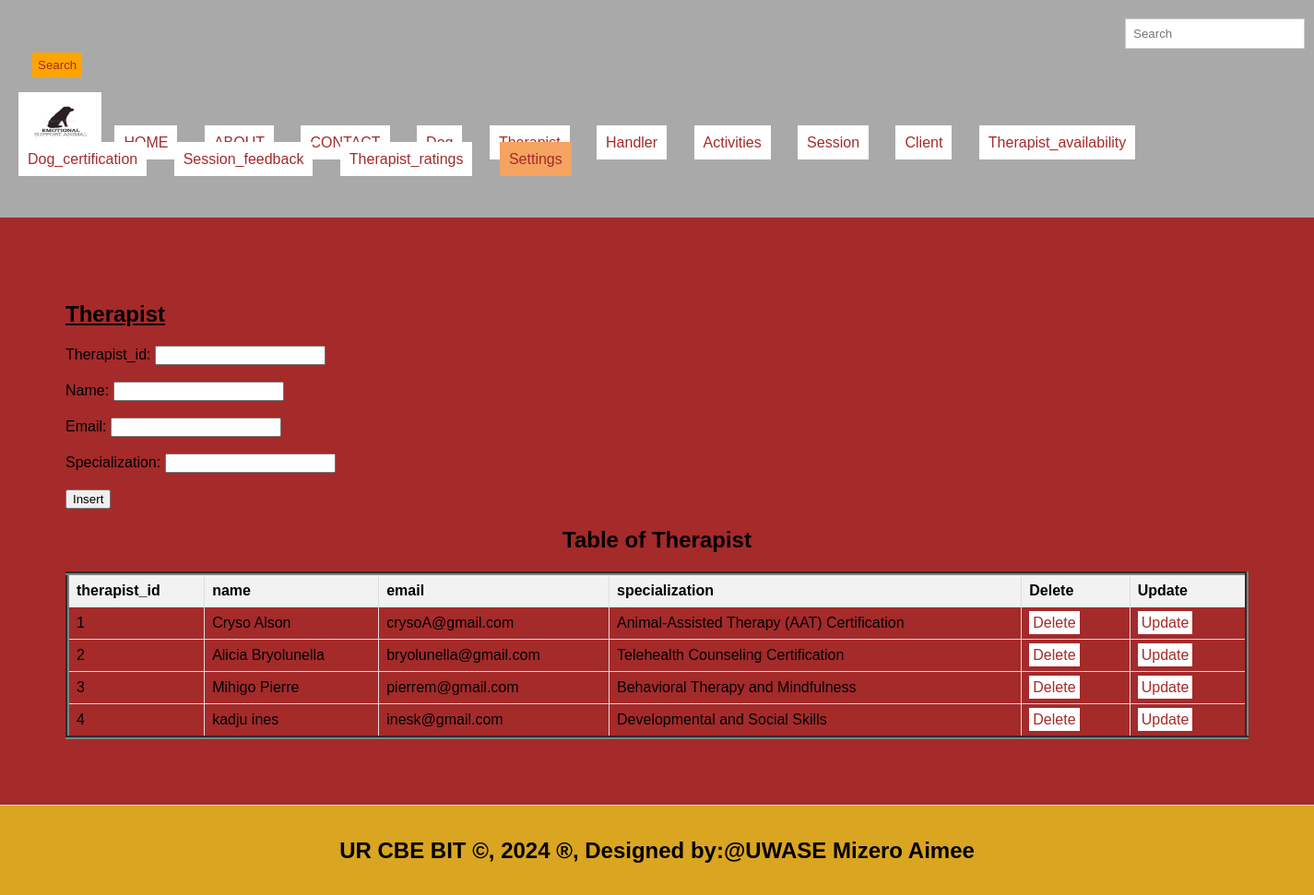
The page /Therapist.php on the database its author committed.
### tables this page shows
CREATE TABLE `therapist` (
  `therapist_id` int(11) NOT NULL,
  `name` varchar(50) DEFAULT NULL,
  `email` varchar(100) DEFAULT NULL,
  `specialization` varchar(100) DEFAULT NULL
);

### Therapist.php (the view, shortened to what this page needs)
<!DOCTYPE html>
<html lang="en">
<head>
  <link rel="stylesheet" type="text/css" href="style.css" title="style 1" media="screen, tv, projection, handheld, print"/>
  </head>
  <header>
<body bgcolor="brown">
  <form class="d-flex" role="search" action="search.php">
      <input class="form-control me-2" type="search" placeholder="Search" aria-label="Search">
      <button class="btn btn-outline-success" type="submit">Search</button>
    </form>
  <ul style="list-style-type: none; padding: 0;">
    <li style="display: inline; margin-right: 10px;">
    <img src="lo.jpg" width="90" height="60" alt="Logo">
  </li>
    <li style="display: inline; margin-right: 10px;"><a href="./home.html">HOME</a>
  </li>
    <li style="display: inline; margin-right: 10px;"><a href="./about.html">ABOUT</a>
  </li>
    <li style="display: inline; margin-right: 10px;"><a href="./contact.html">CONTACT</a>
  </li>
    <li style="display: inline; margin-right: 10px;"><a href="./Dog.php">Dog</a>
  </li>
    <li style="display: inline; margin-right: 10px;"><a href="./therapist.php">Therapist</a>
  </li>
    <li style="display: inline; margin-right: 10px;"><a href="./handler.php">Handler</a>
  </li>
    <li style="display: inline; margin-right: 10px;"><a href="./activities.php">Activities</a>
  </li>
    <li style="display: inline; margin-right: 10px;"><a href="./session.php">Session</a>
  </li>
    <li style="display: inline; margin-right: 10px;"><a href="./client.php">Client</a>
  </li>
<li style="display: inline; margin-right: 10px;"><a href="./therapist_availability.php">Therapist_availability</a>
  </li>
    <li style="display: inline; margin-right: 10px;"><a href="./dog_certification.php">Dog_certification</a>
  </li>
    <li style="display: inline; margin-right: 10px;"><a href="./session_feedback.php">Session_feedback</a>
  </li>
    <li style="display: inline; margin-right: 10px;"><a href="./therapist_ratings.php">Therapist_ratings</a>
  </li>
    <li class="dropdown" style="display: inline; margin-right: 10px;">
      <a href="#" style="padding: 10px; color: brown; background-color: sandybrown; text-decoration: none; margin-right: 15px;">Settings</a>
    </li><br><br>
  </ul>
</header>
<section>
    <h1><u> Therapist </u></h1>
    <form method="post" onsubmit="return confirmInsert();">
        <label for="therapist_id">Therapist_id:</label>
        <input type="number" id="therapist_id" name="therapist_id"><br><br>
        <label for="name">Name:</label>
        <input type="text" id="name" name="name" required><br><br>
       <label for="email">Email:</label>
        <input type="text" id="email" name="email" required><br><br>
        <label for="specialization">Specialization:</label>
        <input type="text" id="specialization" name="specialization" required><br><br>
      <input type="submit" name="add" value="Insert">
    </form>
<!DOCTYPE html>
<html>
<head>
</head>
<body>
    <center><h2>Table of Therapist </h2></center>
    <table border="4">
        <tr>
            <th>therapist_id</th>
            <th>name</th>
            <th>email</th>
            <th>specialization</th>
            <th>Delete</th>
            <th>Update</th>
        </tr>
        <?php
        include('databaseconnection.php');
        $sql = "SELECT * FROM Therapist";
        $result = $connection->query($sql);
        if ($result->num_rows > 0) {
            while ($row = $result->fetch_assoc()) {
                $therapist_id = $row['therapist_id'];
                echo "<tr>
                    <td>" .$row['therapist_id'] . "</td>
                    <td>" .$row['name'] . "</td>
                    <td>" .$row['email'] . "</td>
                    <td>" .$row['specialization'] . "</td>
                    <td><a style='padding:4px' href='delete_Therapist.php?therapist_id=$therapist_id'>Delete</a></td>
                    <td><a style='padding:4px' href='update_Therapist.php?therapist_id=$therapist_id'>Update</a></td>
                </tr>";
            }
        } else {
            echo "<tr><td colspan='4'>No data found</td></tr>";
        }
        ?>
    </table>
</body>
    </section>
<footer>
  <center>
    <b><h2>UR CBE BIT &copy, 2024 &reg, Designed by:@UWASE Mizero Aimee</h2></b>
  </center>
</footer>
</body>
</html>

### style.css (style rules this page uses)
body { font-family: Arial, sans-serif; margin: 0; padding: 0; }
.form-control { padding: 8px; margin-left: 4px; border: 1px solid #ccc; }
.btn { padding: 6px; background-color: orange; color: brown; border: none; }
.dropdown { position: relative; display: inline; margin-right: 10px; }
body { font-family: Arial,sans-serif; margin:0; padding:0; }
header { background-color:darkgray; padding: 20px; }
.dropdown { position: right; display:right; direction:rtl; }
section { padding:28px; border-bottom: 1px solid #ddd; }
footer { text-align: center; padding: 15px; background-color:darkgray; }

### Therapist.php (style rules this page uses)
a { padding: 10px; color:chocolate; background-color: white; text-decoration: none; margin-right: 15px; }
a:link { color: brown; }
button.btn { margin-left: 15px; margin-top: 4px; }
input.form-control { margin-left: 1200px; padding: 8px; }
section { padding:71px; border-bottom: 1px solid #ddd; }
footer { text-align: center; padding: 15px; background-color:goldenrod; }
table { width: 100%; border-collapse: collapse; }
th, td { border: 1px solid #ddd; padding: 8px; text-align: left; }
th { background-color: #f2f2f2; }

### rows shown on the page
therapist: therapist_id "1", name "Cryso Alson", email "crysoA@gmail.com", specialization "Animal-Assisted Therapy (AAT) Certification"
therapist: therapist_id "2", name "Alicia Bryolunella", email "bryolunella@gmail.com", specialization "Telehealth Counseling Certification"
therapist: therapist_id "3", name "Mihigo Pierre", email "pierrem@gmail.com", specialization "Behavioral Therapy and Mindfulness"
therapist: therapist_id "4", name "kadju ines", email "inesk@gmail.com", specialization "Developmental and Social Skills"
